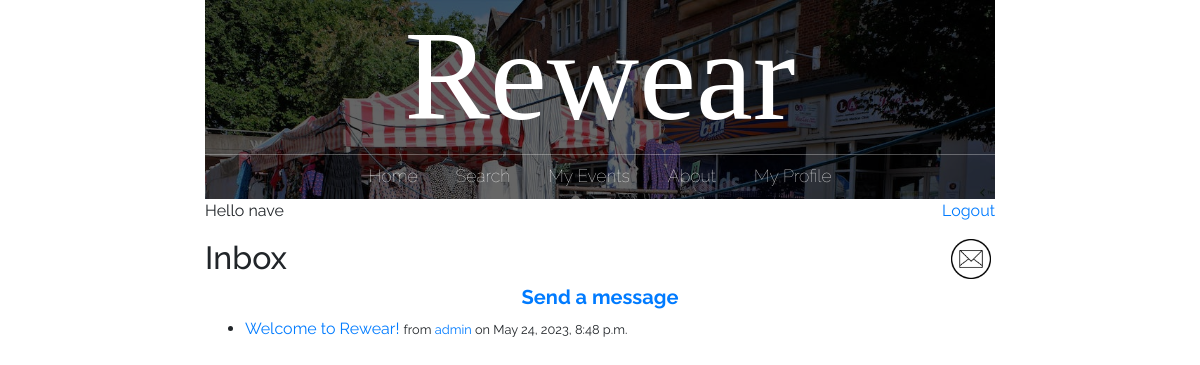
The app's page /inbox/ (signed in) with its own data.
### main/models.py (models this page shows)
class Message(models.Model):
    sender = models.ForeignKey(User, on_delete=models.CASCADE, related_name='sent_messages')
    recipient = models.ForeignKey(User, on_delete=models.CASCADE, related_name='received_messages')
    subject = models.CharField(max_length=255)
    body = models.TextField()
    from django.utils import timezone
    created_at = models.DateTimeField(default=timezone.now)
    is_read = models.BooleanField(default=False)

### main/views.py (the view)
# urls.py: path("inbox/", views.inbox, name="inbox"),
@login_required
def inbox(request):
    messages = Message.objects.filter(recipient=request.user)
    new_mail = new_messages(request.user.username)
    return render(request, 'main/inbox.html', {'messages': messages, 'new_mail': new_mail})

### main/views.py (called while the page is built)
def new_messages(username):
    try:
        messages = Message.objects.filter(recipient=User.objects.filter(username=username)[0])
        for m in messages:
            if not m.is_read:
                return True
        return False
    except:
        return False

### main/templates/main/inbox.html
{% extends 'main/base.html' %}
{% block content %}
  <h2>Inbox</h2>
  <center>
    <a href="/send_message/"><h5><b>Send a message</b></h5></a>
  </center>
  {% if messages %}
    <ul>
      {% for message in messages reversed %}
        <li{% if not message.is_read %} style="font-weight: bold;"{% endif %}>
          <a href="/message_detail/{{message.id}}">
            {% if not message.is_read %}
              <big><b>{{ message.subject }}</b></big>
            {% else %}
              {{ message.subject }}
            {% endif %}
          </a>
          {% if not message.is_read %}
            from <a href="/profile/{{ message.sender.username }}">{{ message.sender.username }}</a> on {{ message.created_at }}
          {% else %}
            <small>from <a href="/profile/{{ message.sender.username }}">{{ message.sender.username }}</a> on {{ message.created_at }}</small>
          {% endif %}
        </li>
      {% endfor %}
    </ul>
  {% else %}
    <p>No messages.</p>
  {% endif %}
{% endblock %}

### main/templates/main/base.html (shortened to what this page needs)
{% load static %}
<!doctype html>
<html>
	<head>
		<link rel="stylesheet" href="https://stackpath.bootstrapcdn.com/bootstrap/4.3.1/css/bootstrap.min.css">
		<link rel="stylesheet" href="{% static 'css/styles.css' %}">
	</head>
	<body>
	<div id = "content", name = "content">
		<div class="row justify-content-center">
			<div class="col-8">
			<center>
					<header class="main-header">
						<h1 class="header-name header-name-large">Rewear</h1>
						<nav class="nav main-nav">
							<ul>
								<li><a href="/">Home</a></li>
								{% if user.is_authenticated %}
									<li><a href="/search_page/">Search</a></li>
									<li><a href="/my_events/{{request.user.id}}">My Events</a></li>
								{% endif %}
								<li><a href="/about/">About</a></li>
								{% if user.is_authenticated and user.is_superuser %}
									<li><a href="/submissions/">Submissions
									<!--<div style="display: inline-block;">
										<div style="border-radius: 50%; width: 10px; height: 10px; padding: 2px; border: solid; border-color: red;"></div>
									</div>-->
									</a></li>
									<li><a href="/admin/">Administration</a></li>
								{% elif user.is_authenticated and user.is_active%}
								<li><a href="/profile/">My Profile</a></li>
								{% endif %}
							</ul>
						</nav>
					</header>
			</center>
			{% if user.is_authenticated %}
			<p style="text-align:left;">
				<td><left>Hello {{request.user.username}}</left></td>
				<span style="float:right;">
					<td><right><a href="/logout">Logout</a></right></td>
				</span>
			</p>
			<p>
				<span style="float:right;">
					{% if new_mail %}
						<a href="/inbox" style="text-decoration:none">
							<img src='{% static "media/new_mail.png" %}' alt="inbox" height=40px width=40px>&nbsp;
						</a>
					{% else %}
						<a href="/inbox" style="text-decoration:none">
							<img src='{% static "media/mail_icon.png" %}' alt="inbox" height=40px width=40px>&nbsp;
						</a>
					{% endif %}
				</span>
			</p>
			{% endif %}
				{% block content %}
				{% endblock %}
			</div>
		</div>
	</div>
	</body>
</html>

### static/css/styles.css (style rules this page uses)
* { box-sizing: border-box; font-family: Raleway; }
html, body { margin: 0; padding: 0; }
.nav ul { margin: 0; padding: 0; }
.nav li { display: inline; }
.nav a { display: inline-block; padding: .5em; color: white; text-decoration: none; }
.main-nav { text-align: center; font-size: 1.1em; font-weight: lighter; display: inline; }
.main-nav li { padding: 0 1%; }
.main-header { background-color: rgba(0, 0, 0, .6); background-image: url("../media/Header Background.jpeg"); background-blend-mode: multiply; background-size: cover; }
.header-name { text-align: center; margin: 0; font-size: 4em; font-family: "Arvo"; font-weight: normal; color: white; border-bottom: 1px solid rgba(255, 255, 255, .3) }
.header-name-large { font-size: 8em; }

### records on screen
Message: subject "Welcome to Rewear!", sender.username "admin", created_at "May 24, 2023, 8:48 p.m."

### other values on screen
{{ request.user.username }} "nave"
